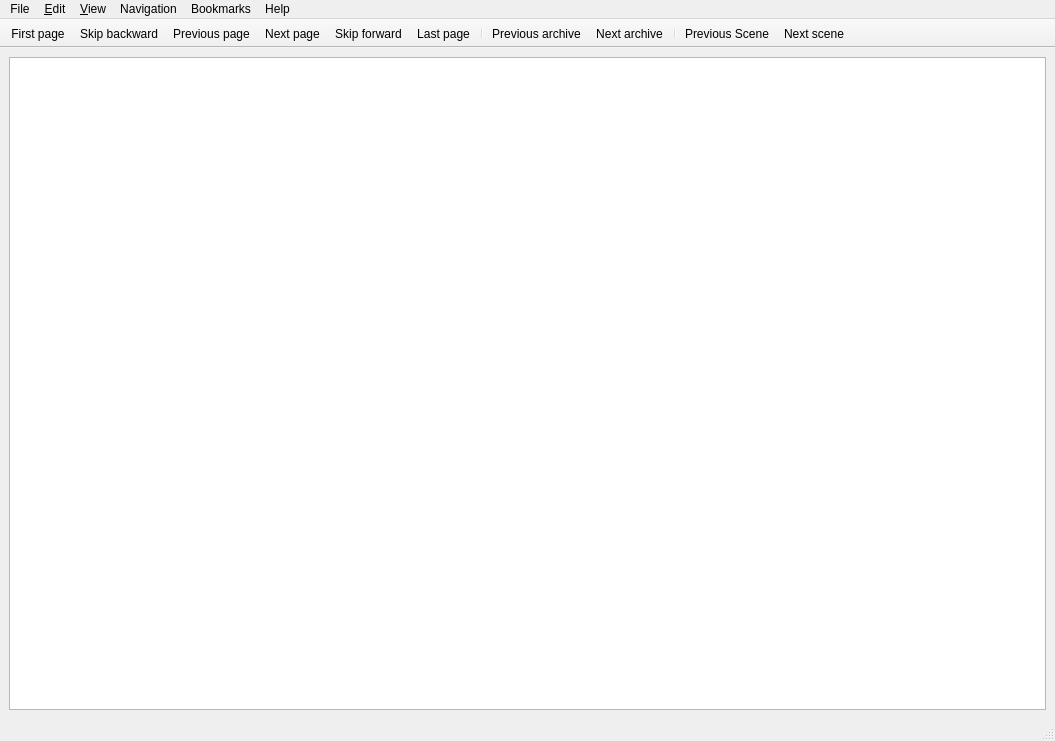
<?xml version="1.0" encoding="UTF-8"?>
<ui version="4.0">
 <class>MainWindow</class>
 <widget class="QMainWindow" name="MainWindow">
  <property name="geometry">
   <rect>
    <x>0</x>
    <y>0</y>
    <width>1055</width>
    <height>741</height>
   </rect>
  </property>
  <property name="windowTitle">
   <string>Gomics</string>
  </property>
  <widget class="QWidget" name="centralwidget">
   <layout class="QVBoxLayout" name="verticalLayout">
    <item>
     <widget class="QGraphicsView" name="Image"/>
    </item>
   </layout>
  </widget>
  <widget class="QMenuBar" name="menubar">
   <property name="geometry">
    <rect>
     <x>0</x>
     <y>0</y>
     <width>1055</width>
     <height>30</height>
    </rect>
   </property>
   <widget class="QMenu" name="menuFile">
    <property name="title">
     <string>File</string>
    </property>
    <widget class="QMenu" name="menu_Recent_Files">
     <property name="title">
      <string>&amp;Recent Files</string>
     </property>
     <addaction name="action_no_recent_items"/>
    </widget>
    <addaction name="actionOpen"/>
    <addaction name="menu_Recent_Files"/>
    <addaction name="actionClose"/>
    <addaction name="actionSave_Image"/>
    <addaction name="separator"/>
    <addaction name="action_Quit"/>
   </widget>
   <widget class="QMenu" name="menu_Edit">
    <property name="title">
     <string>&amp;Edit</string>
    </property>
    <addaction name="action_Preferences"/>
   </widget>
   <widget class="QMenu" name="menu_View">
    <property name="title">
     <string>&amp;View</string>
    </property>
    <widget class="QMenu" name="menu_Zoom">
     <property name="title">
      <string>Zoom</string>
     </property>
     <addaction name="actionZoom_25"/>
     <addaction name="actionZoom_33"/>
     <addaction name="actionZoom_50"/>
     <addaction name="actionZoom_66"/>
     <addaction name="actionZoom_75"/>
     <addaction name="actionZoom_100"/>
     <addaction name="actionZoom_125"/>
     <addaction name="actionZoom_150"/>
     <addaction name="actionZoom_200"/>
     <addaction name="actionZoom_300"/>
     <addaction name="actionZoom_400"/>
     <addaction name="actionZoom_800"/>
    </widget>
    <widget class="QMenu" name="menu_Rotate">
     <property name="title">
      <string>Rotate</string>
     </property>
     <addaction name="actionRotate_0"/>
     <addaction name="actionRotate_90"/>
     <addaction name="actionRotate_180"/>
     <addaction name="actionRotate_270"/>
    </widget>
    <addaction name="actionShrink_large_images"/>
    <addaction name="actionEnlarge_small_images"/>
    <addaction name="separator"/>
    <addaction name="actionBest_fit"/>
    <addaction name="menu_Zoom"/>
    <addaction name="actionFit_to_width"/>
    <addaction name="actionFit_to_height"/>
    <addaction name="separator"/>
    <addaction name="actionFullscreen"/>
    <addaction name="actionSeamless_mode"/>
    <addaction name="actionRandom_ordering"/>
    <addaction name="separator"/>
    <addaction name="actionV_flip"/>
    <addaction name="actionH_flip"/>
    <addaction name="actionManga_mode"/>
    <addaction name="actionDouble_page"/>
    <addaction name="menu_Rotate"/>
   </widget>
   <widget class="QMenu" name="menuNavigation">
    <property name="title">
     <string>Navigation</string>
    </property>
    <addaction name="actionPrevious_page"/>
    <addaction name="actionNext_page"/>
    <addaction name="separator"/>
    <addaction name="actionSkip_forward"/>
    <addaction name="actionSkip_backward"/>
    <addaction name="separator"/>
    <addaction name="actionFirst_page"/>
    <addaction name="actionLast_page"/>
    <addaction name="separator"/>
    <addaction name="actionPrevious_Scene"/>
    <addaction name="actionNext_scene"/>
    <addaction name="separator"/>
    <addaction name="actionPrevious_archive"/>
    <addaction name="actionNext_archive"/>
    <addaction name="separator"/>
    <addaction name="actionGo_to_page"/>
   </widget>
   <widget class="QMenu" name="menuBookmarks">
    <property name="title">
     <string>Bookmarks</string>
    </property>
    <addaction name="actionAdd_bookmark"/>
    <addaction name="separator"/>
   </widget>
   <widget class="QMenu" name="menuHelp">
    <property name="title">
     <string>Help</string>
    </property>
    <addaction name="actionAbout"/>
   </widget>
   <addaction name="menuFile"/>
   <addaction name="menu_Edit"/>
   <addaction name="menu_View"/>
   <addaction name="menuNavigation"/>
   <addaction name="menuBookmarks"/>
   <addaction name="menuHelp"/>
  </widget>
  <widget class="QStatusBar" name="statusbar"/>
  <widget class="QToolBar" name="toolBar">
   <property name="windowTitle">
    <string>toolBar</string>
   </property>
   <property name="movable">
    <bool>false</bool>
   </property>
   <property name="floatable">
    <bool>false</bool>
   </property>
   <attribute name="toolBarArea">
    <enum>TopToolBarArea</enum>
   </attribute>
   <attribute name="toolBarBreak">
    <bool>false</bool>
   </attribute>
   <addaction name="actionFirst_page"/>
   <addaction name="actionSkip_backward"/>
   <addaction name="actionPrevious_page"/>
   <addaction name="actionNext_page"/>
   <addaction name="actionSkip_forward"/>
   <addaction name="actionLast_page"/>
   <addaction name="separator"/>
   <addaction name="actionPrevious_archive"/>
   <addaction name="actionNext_archive"/>
   <addaction name="separator"/>
   <addaction name="actionPrevious_Scene"/>
   <addaction name="actionNext_scene"/>
  </widget>
  <action name="actionOpen">
   <property name="icon">
    <iconset theme="QIcon::ThemeIcon::DocumentOpen"/>
   </property>
   <property name="text">
    <string>&amp;Open</string>
   </property>
   <property name="shortcut">
    <string>Ctrl+O</string>
   </property>
  </action>
  <action name="action_no_recent_items">
   <property name="text">
    <string>No items found</string>
   </property>
  </action>
  <action name="actionClose">
   <property name="icon">
    <iconset theme="window-close"/>
   </property>
   <property name="text">
    <string>&amp;Close</string>
   </property>
   <property name="shortcut">
    <string>Ctrl+C</string>
   </property>
  </action>
  <action name="actionSave_Image">
   <property name="icon">
    <iconset theme="QIcon::ThemeIcon::DocumentSave"/>
   </property>
   <property name="text">
    <string>&amp;Save Image</string>
   </property>
   <property name="shortcut">
    <string>Ctrl+S</string>
   </property>
  </action>
  <action name="action_Quit">
   <property name="icon">
    <iconset theme="QIcon::ThemeIcon::WindowClose"/>
   </property>
   <property name="text">
    <string>&amp;Quit</string>
   </property>
   <property name="shortcut">
    <string>Ctrl+Q</string>
   </property>
  </action>
  <action name="action_Preferences">
   <property name="text">
    <string>&amp;Preferences</string>
   </property>
   <property name="shortcut">
    <string>Ctrl+P</string>
   </property>
  </action>
  <action name="actionShrink_large_images">
   <property name="checkable">
    <bool>true</bool>
   </property>
   <property name="text">
    <string>Shrink large images</string>
   </property>
   <property name="shortcut">
    <string>S</string>
   </property>
  </action>
  <action name="actionEnlarge_small_images">
   <property name="checkable">
    <bool>true</bool>
   </property>
   <property name="text">
    <string>Enlarge small images</string>
   </property>
   <property name="shortcut">
    <string>E</string>
   </property>
  </action>
  <action name="actionBest_fit">
   <property name="checkable">
    <bool>true</bool>
   </property>
   <property name="icon">
    <iconset theme="QIcon::ThemeIcon::ZoomFitBest"/>
   </property>
   <property name="text">
    <string>Best fit</string>
   </property>
   <property name="shortcut">
    <string>B</string>
   </property>
  </action>
  <action name="actionZoom_25">
   <property name="checkable">
    <bool>true</bool>
   </property>
   <property name="text">
    <string>25%</string>
   </property>
  </action>
  <action name="actionZoom_33">
   <property name="checkable">
    <bool>true</bool>
   </property>
   <property name="text">
    <string>33%</string>
   </property>
  </action>
  <action name="actionZoom_50">
   <property name="checkable">
    <bool>true</bool>
   </property>
   <property name="text">
    <string>50%</string>
   </property>
  </action>
  <action name="actionZoom_66">
   <property name="checkable">
    <bool>true</bool>
   </property>
   <property name="text">
    <string>66%</string>
   </property>
  </action>
  <action name="actionZoom_75">
   <property name="checkable">
    <bool>true</bool>
   </property>
   <property name="text">
    <string>75%</string>
   </property>
  </action>
  <action name="actionZoom_100">
   <property name="checkable">
    <bool>true</bool>
   </property>
   <property name="text">
    <string>100%</string>
   </property>
   <property name="shortcut">
    <string>O</string>
   </property>
  </action>
  <action name="actionZoom_125">
   <property name="checkable">
    <bool>true</bool>
   </property>
   <property name="text">
    <string>125%</string>
   </property>
  </action>
  <action name="actionZoom_150">
   <property name="checkable">
    <bool>true</bool>
   </property>
   <property name="text">
    <string>150%</string>
   </property>
  </action>
  <action name="actionZoom_200">
   <property name="checkable">
    <bool>true</bool>
   </property>
   <property name="text">
    <string>200%</string>
   </property>
  </action>
  <action name="actionZoom_300">
   <property name="checkable">
    <bool>true</bool>
   </property>
   <property name="text">
    <string>300%</string>
   </property>
  </action>
  <action name="actionZoom_400">
   <property name="checkable">
    <bool>true</bool>
   </property>
   <property name="text">
    <string>400%</string>
   </property>
  </action>
  <action name="actionZoom_800">
   <property name="checkable">
    <bool>true</bool>
   </property>
   <property name="text">
    <string>800%</string>
   </property>
  </action>
  <action name="actionRotate_0">
   <property name="checkable">
    <bool>true</bool>
   </property>
   <property name="text">
    <string>0°</string>
   </property>
  </action>
  <action name="actionRotate_90">
   <property name="checkable">
    <bool>true</bool>
   </property>
   <property name="text">
    <string>90°</string>
   </property>
  </action>
  <action name="actionRotate_180">
   <property name="checkable">
    <bool>true</bool>
   </property>
   <property name="text">
    <string>180°</string>
   </property>
  </action>
  <action name="actionRotate_270">
   <property name="checkable">
    <bool>true</bool>
   </property>
   <property name="text">
    <string>270°</string>
   </property>
  </action>
  <action name="actionFit_to_width">
   <property name="checkable">
    <bool>true</bool>
   </property>
   <property name="text">
    <string>Fit to width</string>
   </property>
   <property name="shortcut">
    <string>W</string>
   </property>
  </action>
  <action name="actionFit_to_height">
   <property name="checkable">
    <bool>true</bool>
   </property>
   <property name="text">
    <string>Fit to height</string>
   </property>
   <property name="shortcut">
    <string>H</string>
   </property>
  </action>
  <action name="actionFullscreen">
   <property name="icon">
    <iconset theme="QIcon::ThemeIcon::ViewFullscreen"/>
   </property>
   <property name="text">
    <string>Fullscreen</string>
   </property>
   <property name="shortcut">
    <string>F</string>
   </property>
  </action>
  <action name="actionSeamless_mode">
   <property name="text">
    <string>Seamless mode</string>
   </property>
  </action>
  <action name="actionRandom_ordering">
   <property name="text">
    <string>Random ordering</string>
   </property>
   <property name="shortcut">
    <string>Ctrl+R</string>
   </property>
  </action>
  <action name="actionV_flip">
   <property name="icon">
    <iconset theme="object-flip-vertical"/>
   </property>
   <property name="text">
    <string>Vertical Flip</string>
   </property>
   <property name="shortcut">
    <string>V</string>
   </property>
  </action>
  <action name="actionH_flip">
   <property name="icon">
    <iconset theme="object-flip-horizontal"/>
   </property>
   <property name="text">
    <string>Horizontal Flip</string>
   </property>
   <property name="shortcut">
    <string>Ctrl+V</string>
   </property>
  </action>
  <action name="actionManga_mode">
   <property name="text">
    <string>Manga mode</string>
   </property>
   <property name="shortcut">
    <string>M</string>
   </property>
  </action>
  <action name="actionDouble_page">
   <property name="text">
    <string>Double page</string>
   </property>
   <property name="shortcut">
    <string>D</string>
   </property>
  </action>
  <action name="actionPrevious_page">
   <property name="icon">
    <iconset theme="QIcon::ThemeIcon::GoPrevious"/>
   </property>
   <property name="text">
    <string>Previous page</string>
   </property>
   <property name="shortcut">
    <string>PgUp</string>
   </property>
  </action>
  <action name="actionNext_page">
   <property name="icon">
    <iconset theme="QIcon::ThemeIcon::GoNext"/>
   </property>
   <property name="text">
    <string>Next page</string>
   </property>
   <property name="shortcut">
    <string>PgDown</string>
   </property>
  </action>
  <action name="actionSkip_forward">
   <property name="icon">
    <iconset theme="QIcon::ThemeIcon::MediaSeekForward"/>
   </property>
   <property name="text">
    <string>Skip forward</string>
   </property>
  </action>
  <action name="actionSkip_backward">
   <property name="icon">
    <iconset theme="QIcon::ThemeIcon::MediaSeekBackward"/>
   </property>
   <property name="text">
    <string>Skip backward</string>
   </property>
  </action>
  <action name="actionFirst_page">
   <property name="icon">
    <iconset theme="QIcon::ThemeIcon::MediaSkipBackward"/>
   </property>
   <property name="text">
    <string>First page</string>
   </property>
   <property name="shortcut">
    <string>Home</string>
   </property>
  </action>
  <action name="actionLast_page">
   <property name="icon">
    <iconset theme="QIcon::ThemeIcon::MediaSkipForward"/>
   </property>
   <property name="text">
    <string>Last page</string>
   </property>
   <property name="shortcut">
    <string>End</string>
   </property>
  </action>
  <action name="actionPrevious_archive">
   <property name="icon">
    <iconset theme="QIcon::ThemeIcon::GoPrevious"/>
   </property>
   <property name="text">
    <string>Previous archive</string>
   </property>
  </action>
  <action name="actionNext_archive">
   <property name="icon">
    <iconset theme="QIcon::ThemeIcon::GoNext"/>
   </property>
   <property name="text">
    <string>Next archive</string>
   </property>
  </action>
  <action name="actionGo_to_page">
   <property name="text">
    <string>Go to page</string>
   </property>
   <property name="shortcut">
    <string>G</string>
   </property>
  </action>
  <action name="actionAdd_bookmark">
   <property name="text">
    <string>Add bookmark</string>
   </property>
   <property name="shortcut">
    <string>Ctrl+B</string>
   </property>
  </action>
  <action name="actionAbout">
   <property name="icon">
    <iconset theme="QIcon::ThemeIcon::HelpAbout"/>
   </property>
   <property name="text">
    <string>About</string>
   </property>
   <property name="shortcut">
    <string>F1</string>
   </property>
  </action>
  <action name="actionPrevious_Scene">
   <property name="icon">
    <iconset theme="QIcon::ThemeIcon::GoPrevious"/>
   </property>
   <property name="text">
    <string>Previous Scene</string>
   </property>
   <property name="menuRole">
    <enum>QAction::MenuRole::NoRole</enum>
   </property>
  </action>
  <action name="actionNext_scene">
   <property name="icon">
    <iconset theme="QIcon::ThemeIcon::GoNext"/>
   </property>
   <property name="text">
    <string>Next scene</string>
   </property>
   <property name="menuRole">
    <enum>QAction::MenuRole::NoRole</enum>
   </property>
  </action>
 </widget>
 <resources/>
 <connections/>
</ui>
